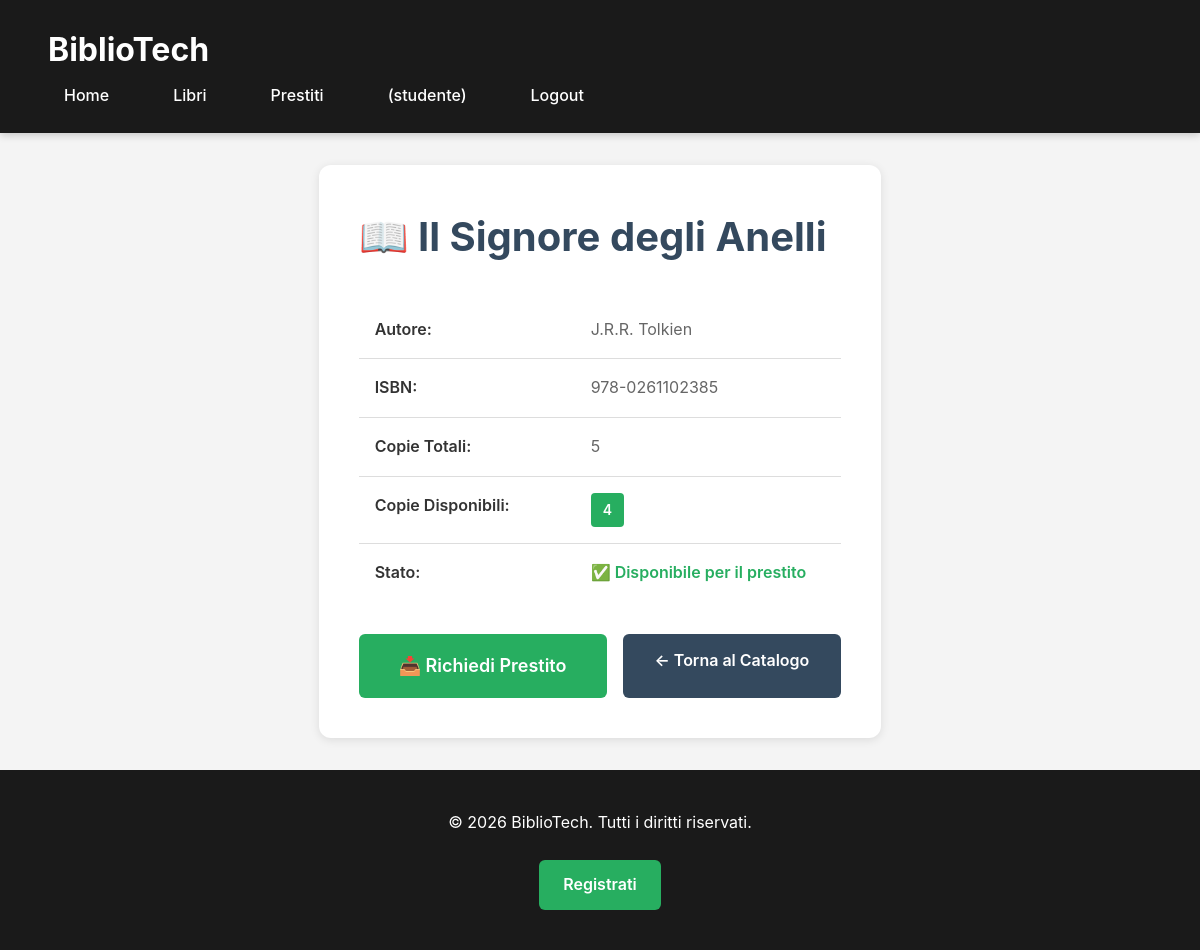
Page /root/src/libro.php?id=1 (signed in) on the committed database.
### tables this page shows
CREATE TABLE libri (
    id INT AUTO_INCREMENT PRIMARY KEY,
    titolo VARCHAR(500) NOT NULL,
    autore VARCHAR(255) NOT NULL,
    isbn VARCHAR(20) DEFAULT NULL,
    copie_totali INT NOT NULL DEFAULT 1 CHECK (copie_totali >= 0),
    copie_disponibili INT NOT NULL DEFAULT 1 CHECK (copie_disponibili >= 0),
    data_inserimento TIMESTAMP DEFAULT CURRENT_TIMESTAMP,
    INDEX idx_titolo (titolo),
    INDEX idx_autore (autore),
    INDEX idx_disponibilita (copie_disponibili),
    CONSTRAINT chk_copie CHECK (copie_disponibili <= copie_totali)
);

### root/src/auth.php (called while the page is built, shortened)
<?php
function getUserRole() {
    return $_SESSION['ruolo'] ?? null;
}
function isStudente() {
    return getUserRole() === 'studente';
}
?>

### root/src/libro.php (the view, shortened to what this page needs)
<?php
require 'config.php';
require 'auth.php';
$id = $_GET['id'] ?? 0;
$stmt = $pdo->prepare("SELECT * FROM libri WHERE id = ?");
$stmt->execute([$id]);
$libro = $stmt->fetch();
include 'header.php';
?>
<link rel="stylesheet" href="assets/style.css">
<div class="page-container">
    <?php if($libro): ?>
        <div class="libro-dettaglio">
            <h1>📖 <?php echo htmlspecialchars($libro['titolo']); ?></h1>
            <div class="libro-info">
                <div class="info-row">
                    <span class="info-label">Autore:</span>
                    <span class="info-value"><?php echo htmlspecialchars($libro['autore']); ?></span>
                </div>
                <div class="info-row">
                    <span class="info-label">ISBN:</span>
                    <span class="info-value"><?php echo htmlspecialchars($libro['isbn'] ?? 'N/A'); ?></span>
                </div>
                <div class="info-row">
                    <span class="info-label">Copie Totali:</span>
                    <span class="info-value"><?php echo $libro['copie_totali']; ?></span>
                </div>
                <div class="info-row">
                    <span class="info-label">Copie Disponibili:</span>
                    <span class="info-value">
                        <span class="badge <?php echo $libro['copie_disponibili'] > 0 ? 'badge-success' : 'badge-danger'; ?>">
                            <?php echo $libro['copie_disponibili']; ?>
                        </span>
                    </span>
                </div>
                <div class="info-row">
                    <span class="info-label">Stato:</span>
                    <span class="info-value">
                        <?php if($libro['copie_disponibili'] > 0): ?>
                            <span class="status-available">✅ Disponibile per il prestito</span>
                        <?php else: ?>
                            <span class="status-unavailable">❌ Tutte le copie sono in prestito</span>
                        <?php endif; ?>
                    </span>
                </div>
            </div>
            <div class="libro-actions">
                <?php if(isStudente()): ?>
                    <?php if($libro['copie_disponibili'] > 0): ?>
                        <a href="prestito.php?libro_id=<?php echo $libro['id']; ?>"
                           class="btn btn-primary btn-lg"
                           onclick="return confirm('Confermi di voler richiedere il prestito di questo libro?');">
                            📥 Richiedi Prestito
                        </a>
                    <?php else: ?>
                        <button class="btn btn-secondary btn-lg" disabled>
                            ❌ Non Disponibile
                        </button>
                    <?php endif; ?>
                <?php endif; ?>
                <a href="libri.php" class="btn btn-secondary">
                    ← Torna al Catalogo
                </a>
            </div>
        </div>
    <?php endif; ?>
</div>
<?php include 'footer.php'; ?>

### root/src/assets/style.css (style rules this page uses)
* { margin: 0; padding: 0; box-sizing: border-box; }
:root { --primary-color: #27ae60; --primary-hover: #2ecc71; --secondary-color: #34495e; --danger-color: #e74c3c; --warning-color: #f39c12; --info-color: #3498db; --success-color: #27ae60; --dark-bg: #1a1a1a; --light-bg: #f4f4f4; --white: #ffffff; --text-dark: #333333; --text-light: #666666; --border-color: #dddddd; --shadow: 0 2px 10px rgba(0,0,0,0.1); }
body { font-family: -apple-system, BlinkMacSystemFont, 'Segoe UI', 'Arial', sans-serif; background-color: var(--light-bg); color: var(--text-dark); line-height: 1.6; min-height: 100vh; display: flex; flex-direction: column; }
.page-container { max-width: 1200px; margin: 2rem auto; padding: 0 2rem; flex: 1; }
.page-container h1 { font-size: 2.5rem; margin-bottom: 1rem; color: var(--secondary-color); }
form button, .btn { display: inline-block; padding: 0.875rem 2rem; background-color: var(--primary-color); color: var(--white); border: none; border-radius: 6px; font-size: 1rem; font-weight: 600; cursor: pointer; text-decoration: none; text-align: center; transition: all 0.3s ease; }
.btn-primary { background-color: var(--primary-color); color: var(--white); }
.btn-secondary { background-color: var(--secondary-color); color: var(--white); }
.btn-lg { padding: 1.125rem 2.5rem; font-size: 1.125rem; }
.badge { display: inline-block; padding: 0.375rem 0.75rem; border-radius: 4px; font-size: 0.875rem; font-weight: 600; }
.badge-success { background-color: var(--success-color); color: var(--white); }
.status-available { color: var(--success-color); font-weight: 600; }
.libro-dettaglio { background: var(--white); padding: 2.5rem; border-radius: 12px; box-shadow: var(--shadow); }
.libro-dettaglio h1 { margin-bottom: 2rem; color: var(--secondary-color); }
.libro-info { margin-bottom: 2rem; }
.info-row { display: grid; grid-template-columns: 200px 1fr; gap: 1rem; padding: 1rem; border-bottom: 1px solid var(--border-color); }
.info-row:last-child { border-bottom: none; }
.info-label { font-weight: 600; color: var(--text-dark); }
.info-value { color: var(--text-light); }
.libro-actions { display: flex; gap: 1rem; margin-top: 2rem; }

### rows in the picture
libri: titolo "Il Signore degli Anelli", autore "J.R.R. Tolkien", isbn "978-0261102385", copie_totali "5", copie_disponibili "4"

### other values in the picture
$_SESSION['ruolo'] "studente"
